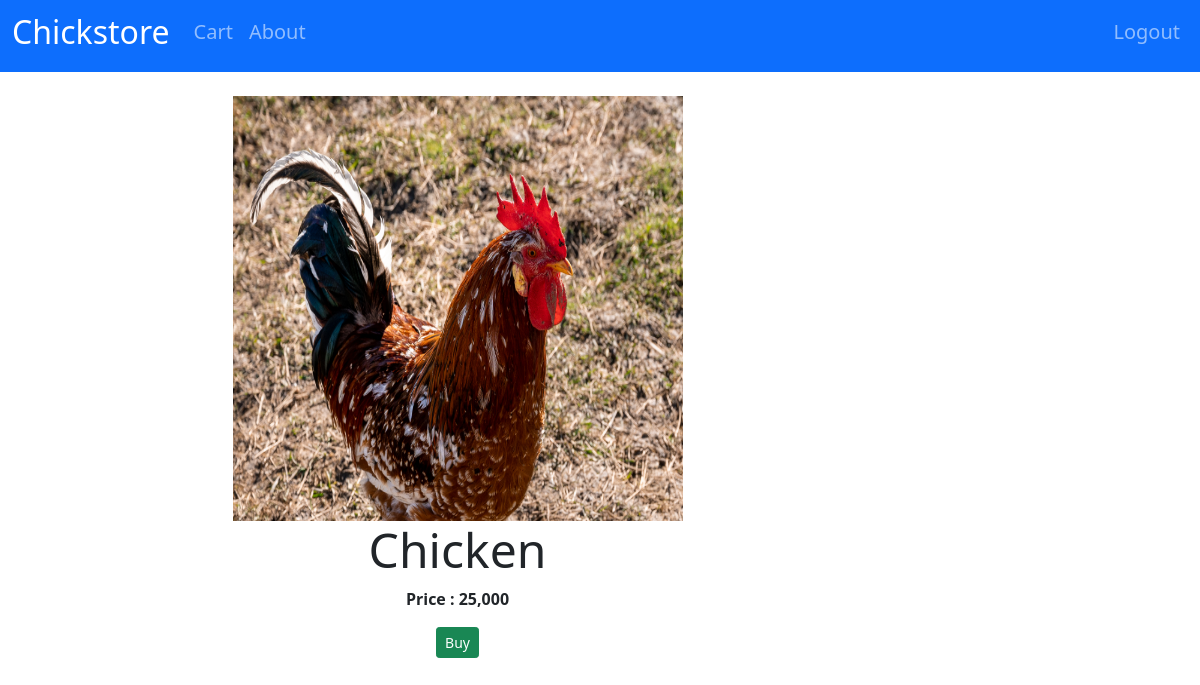
Page /product/2 (signed in) on the committed database.
### account/models.py (models this page shows, shortened)
class Product(models.Model):
    name = models.CharField(max_length=200)
    price = models.BigIntegerField()
    extra = models.CharField(max_length=200)
    picture = models.ImageField(
        upload_to='products', default='products/no_pic.jpg', validators=[validate_image])

### account/views.py (the view, shortened to what this page needs)
# urls.py: path('product/<product_id>', views.productpage, name='productpage'),
@login_required(login_url='login')
def productpage(request, product_id):
    product = get_object_or_404(Product, pk=product_id)
    current_user = request.user
    context = {
        'product': product
    }
    return render(request, 'chickstore/productpage.html', context)

### templates/chickstore/productpage.html (shortened to what this page needs)
{% extends 'common/base.html' %}
{% block content %}
{% load humanize %}
{% load static %}
<div class="row justify-content-center mt-4">
<div class="col col-md-5 text-center mb-3">
    {% if product.id == 1 %}
        <img src="{% static 'products/egg.jpg' %}" width="450rem", height="425rem">
    {% else %}
        <img src="{{product.picture.url}}" width="450rem", height="425rem">
    {% endif %}
    <h3 class="display-5">{{product.name}}</h3>
    <strong><p>Price : {{product.price|intcomma}}</p></strong>
    <button class="btn btn-sm btn-success" onclick="buy()">Buy</button>
</div>
<div class="col col-md-3">
</div>
</div>
{% endblock %}

### rows in the picture
Product: picture (picture), name "Chicken", price "25,000"
